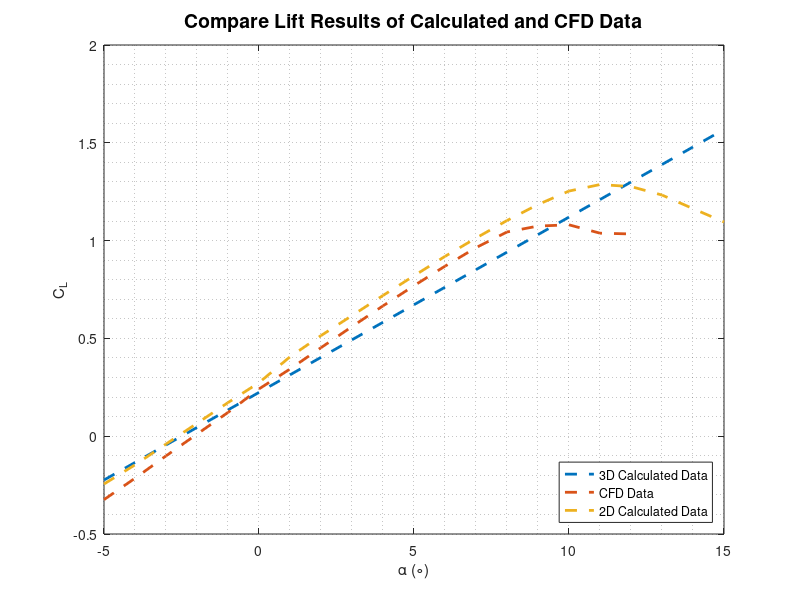
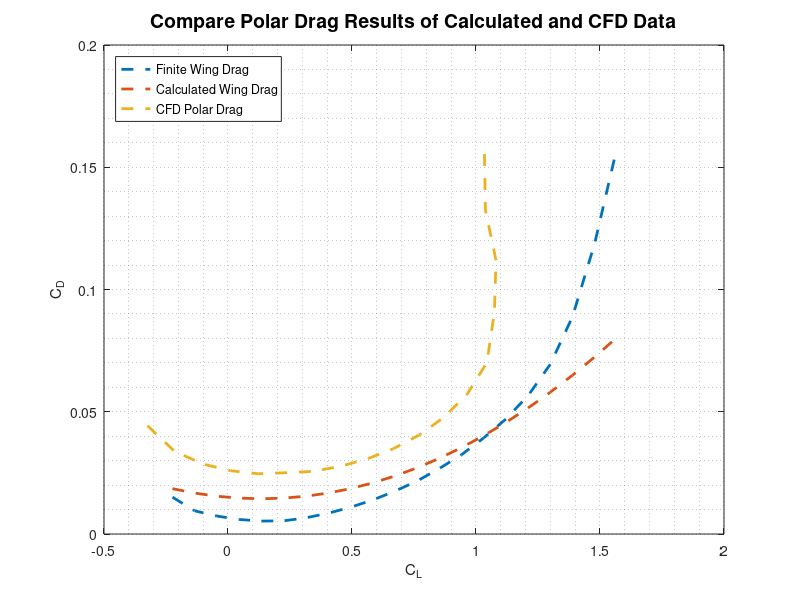
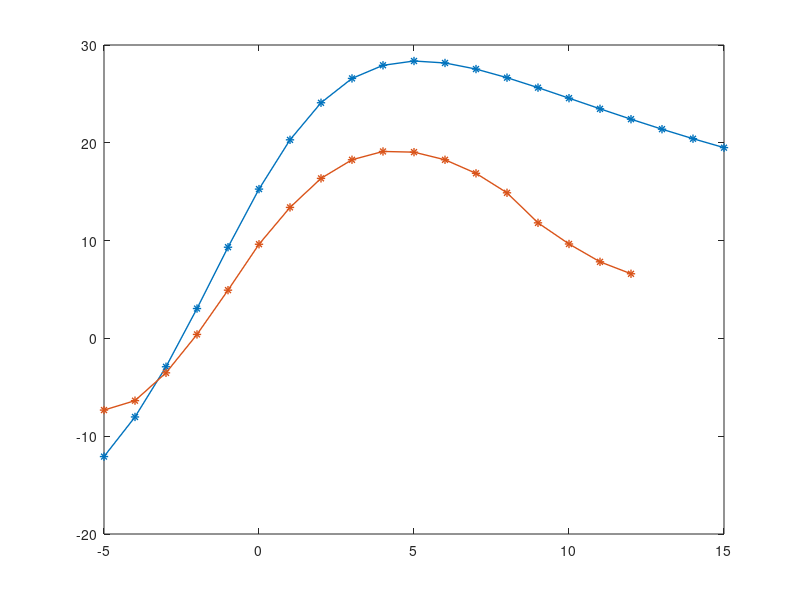

MATLAB code for these plots, in order: (Note: this script raises an error after producing the figures.)
clc
clear all
% 3D lift calculations
data2D = [
        -5.0000 -0.2446 0.0140;
        -4.0000 -0.1465 0.0091;
        -3.0000 -0.0401 0.0073;
        -2.0000 0.0658 0.0059;
        -1.0000 0.1717 0.0049;
        0.0000 0.2737 0.0043;
        1.0000 0.4058 0.0045;
        2.0000 0.5143 0.0050;
        3.0000 0.6167 0.0057;
        4.0000 0.7194 0.0066;
        5.0000 0.8201 0.0078;
        6.0000 0.9193 0.0092;
        7.0000 1.0129 0.0112;
        8.0000 1.1027 0.0134;
        9.0000 1.1844 0.0165;
        10.0000 1.2533 0.0201;
        11.0000 1.2865 0.0252;
        12.0000 1.2763 0.0332;
        13.0000 1.2329 0.0475;
        14.0000 1.1635 0.0720;
        15.0000 1.0951 0.1052;
        ];
    
alpha = data2D(:,1); % Angle of attack
Clift = data2D(:,2); % 2D coefficient of lift
CDrag = data2D(:,3); % 2D coefficient of drag

e = 0.9; % Span efficiency factor
AR = 16.5; % Aspect Ratio

%linear region
alpha_Upper = 5;
alpha_Lower = 4;

%Find index of alpha values
x1=find(data2D(:,1)==alpha_Lower);
x2=find(data2D(:,1)==alpha_Upper);

%initial estimate of alpha
a_0 = (Clift(x2)-Clift(x1))/(alpha(x2)-alpha(x1));

%estimate alpha for finite wing
a = (a_0)/(1 + ((57.3 * a_0)/(pi * e * AR)));

%find zero lift angle of attack
sign = find(Clift>0,1);
Alpha0 = mean([alpha(sign), alpha(sign - 1)]);

%use alpha to calculate cl
CL_3D = a .* ( alpha - Alpha0);
 
% 3D coefficient of drag
D_i = (CL_3D).^2 ./ (pi*e*AR);

%calculate total drag for wing
WingD = CDrag + D_i;

%find min drag alpha value
alpha_MinDrag = alpha(find(WingD == min(WingD)));
CL_MinDrag = a * (alpha_MinDrag - Alpha0);

%define variables
%oswald's efficiency factor
e0 = 1.78 * (1 - 0.045 .* AR.^(0.68)) - 0.64;
k1 = 1 / (pi * e0 * AR);
k2 = -2 * k1 * CL_MinDrag;

CFE = .004;
SWet = 1.2874 + .784142 + .1992;
Sref = .63;
CD_minalt = CFE * SWet / Sref; 
CD_0alt = CD_minalt + k1 * CL_MinDrag^2;
%wholeaircraft
Dalt = CD_0alt + k1 * CL_3D .^2 + k2 * CL_3D;

%For CFD
dataCFD=[
    -5,-0.32438,0.044251;
    -4,-0.21503,0.033783;
    -3,-0.10081,0.028627;
    -2,0.010503,0.025864;
    -1,0.12155,0.024643;
    0,0.24163,0.025099;
    1,0.34336,0.025635;
    2,0.45256,0.02766;
    3,0.56037,0.030677;
    4,0.66625,0.034855;
    5,0.76942,0.040403;
    6,0.86923,0.04759;
    7,0.96386,0.057108;
    8,1.0441,0.070132;
    9,1.0743,0.090921;
    10,1.0807,0.11193;
    11,1.0379,0.13254;
    12,1.034,0.15645;
    ];
alphaCFD = dataCFD(:,1); % Angle of attack
CliftCFD = dataCFD(:,2); % 3D coefficient of lift
CDragCFD = dataCFD(:,3); % 3D coefficient of drag

L_D_WholeAirplane = CL_3D ./ Dalt ; 
L_D_CFD = (CliftCFD./CDragCFD);

%% velocity to achieve max range and max endurance

GOTA = 6.4; % Kg, groos weight
GOTAWeight = GOTA*9.81;
Density = 1.0324 ; %kg/m^3 @ 1.8 km.
WingArea = 0.63 ; % wing area.
V_MaxRangeEndurance_Equation = @(CL_V) sqrt ( (2 *( GOTAWeight/WingArea)) / ((Density)*CL_V));

CL_Max_Range = sqrt( CD_0alt/k1);
CL_Max_Endurance = sqrt( (3*CD_0alt)/k1);


CL_CD_Ratio_Max_Endurance = GOTAWeight/CD_0alt;
CL_CD_Ratio_Max_Range = GOTAWeight/CD_0alt;

V_Max_Range = V_MaxRangeEndurance_Equation(CL_Max_Range);
V_Max_Endurance = V_MaxRangeEndurance_Equation(CL_Max_Endurance);

%% plot and compare the lift with respect to alpha
figure(1)
plot(alpha, CL_3D, '--', 'LineWidth', 2);
hold on
plot(alphaCFD, CliftCFD, '--', 'LineWidth', 2);
hold on
plot(alpha, Clift, '--', 'LineWidth', 2);
hold off

%mark each plot
title('Compare Lift Results of Calculated and CFD Data', 'FontSize', 14);
legend('3D Calculated Data', 'CFD Data', '2D Calculated Data', 'Location', 'Southeast');
xlabel('\alpha (\circ)');
ylabel('C_L');
grid minor

%% compare the Drag with respect to lift
figure(2)
plot(CL_3D, WingD, '--', 'LineWidth', 2);
hold on
plot(CL_3D, Dalt, '--', 'LineWidth', 2);
hold on
plot(CliftCFD, CDragCFD, '--', 'LineWidth', 2);
hold off
title('Compare Polar Drag Results of Calculated and CFD Data', 'FontSize', 14);
legend('Finite Wing Drag', 'Calculated Wing Drag', 'CFD Polar Drag', 'Location', 'Northwest');
xlabel('C_L');
ylabel('C_D');
grid minor
%% Plot and compare the C_L/C_D with respect to alpha

figure(3)

plot(alpha,L_D_WholeAirplane,'*-','LineWidth',1)
hold on
plot(alphaCFD,L_D_CFD,'*-','LineWidth',1)
hold on
refline(0)
hold off

legend('3D Wings full L/D','CFD L/D','Location','NorthWest')
xlabel(' \alpha \circ ')
ylabel('L/D')
title('L/D Comparison', 'FontSize', 14)
grid minor
